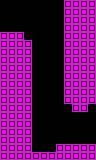

A 2D game scene composited from a Tiled map and its tileset images. What follows is a short description and the map's XML, with each tile layer's data collapsed to a summary:
An orthogonal 12x20 tile map with 8x8 px tiles, 1 tile layer (main) and 2 objects (2x movingBlock).

<map version="1.0" orientation="orthogonal" renderorder="right-down" width="12" height="20" tilewidth="8" tileheight="8" nextobjectid="47">
 <properties>
  <property name="L" type="int" value="1" />
  <property name="R" type="int" value="3" />
  <property name="type" value="tunnel" />
 </properties>
 <tileset firstgid="1" name="tiles" tilewidth="8" tileheight="8" tilecount="24" columns="6">
  <image source="../../../images/tiles.png" width="48" height="32" />
  <tile id="1">
   <properties>
    <property name="type" value="open" />
   </properties>
  </tile>
 </tileset>
 <layer name="main" width="12" height="20">
  <data>[240 cells, 130 non-empty, 1 distinct tile ids]</data>
 </layer>
 <objectgroup name="objects" />
 <objectgroup name="hazards">
  <object id="45" type="movingBlock" gid="1073741828" x="40" y="56" width="8" height="8" />
  <object id="46" type="movingBlock" gid="1073741828" x="48" y="104" width="8" height="8" />
 </objectgroup>
</map>
